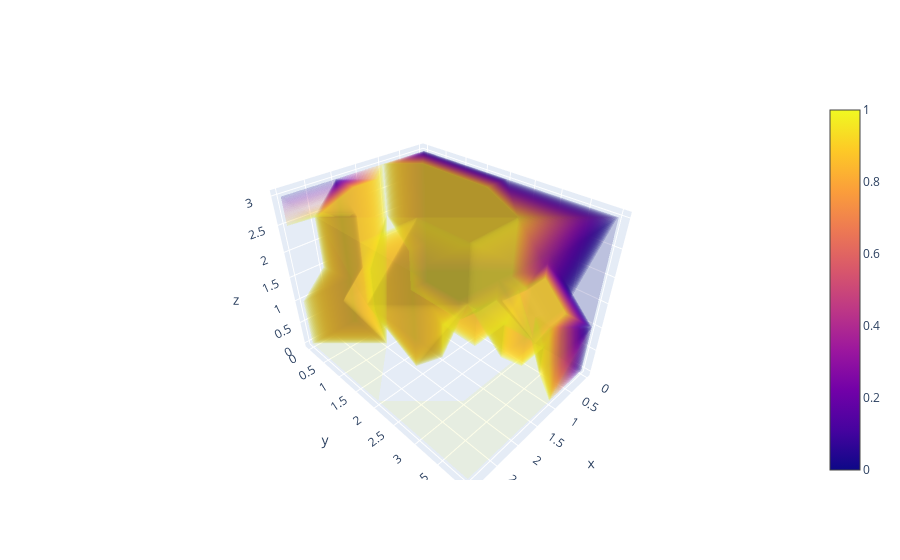

Here is the notebook cell this chart was saved with:
### Code cell
fig = go.Figure(data=go.Volume(
    x=df.x,
    y=df.y,
    z=df.z,
    value=df.player,
    isomin=0,
    isomax=1,
    opacity=.1, # needs to be small to see through all surfaces
    surface_count=80, # needs to be a large number for good volume rendering
    ))
fig.show()

### Figure 1 — Plotly figure (JSON) as saved in the notebook; plotly's stock layout.template omitted (floating-point values rounded to 4 significant figures)
{"data": [{"isomax": 1, "isomin": 0, "opacity": 0.1, "surface": {"count": 80}, "type": "volume", "value": [0, 0, 2, 1, 0, 2, 2, 2, 1, 1, 0, 1, 2, 1, 1, 1, 1, 1, 1, 1, 0, 0, 0, 2, 0, 2, 2, 2, 2, 0, 0, 2, 2, 1, 2, 1, 2, 2, 2, 2, 0, 0, 0, 0, 0, 1, 1, 1, 1, 0, 0, 2, 2, 1, 0, 2, 2, 1, 0, 2, 0, 0, 0, 0, 0, 1, 2, 2, 1, 0, 0, 2, 1, 1, 0, 0, 1, 1, 0, 0], "x": [0, 0, 0, 0, 0, 1, 1, 1, 1, 1, 2, 2, 2, 2, 2, 3, 3, 3, 3, 3, 0, 0, 0, 0, 0, 1, 1, 1, 1, 1, 2, 2, 2, 2, 2, 3, 3, 3, 3, 3, 0, 0, 0, 0, 0, 1, 1, 1, 1, 1, 2, 2, 2, 2, 2, 3, 3, 3, 3, 3, 0, 0, 0, 0, 0, 1, 1, 1, 1, 1, 2, 2, 2, 2, 2, 3, 3, 3, 3, 3], "y": [0, 1, 2, 3, 4, 0, 1, 2, 3, 4, 0, 1, 2, 3, 4, 0, 1, 2, 3, 4, 0, 1, 2, 3, 4, 0, 1, 2, 3, 4, 0, 1, 2, 3, 4, 0, 1, 2, 3, 4, 0, 1, 2, 3, 4, 0, 1, 2, 3, 4, 0, 1, 2, 3, 4, 0, 1, 2, 3, 4, 0, 1, 2, 3, 4, 0, 1, 2, 3, 4, 0, 1, 2, 3, 4, 0, 1, 2, 3, 4], "z": [0, 0, 0, 0, 0, 0, 0, 0, 0, 0, 0, 0, 0, 0, 0, 0, 0, 0, 0, 0, 1, 1, 1, 1, 1, 1, 1, 1, 1, 1, 1, 1, 1, 1, 1, 1, 1, 1, 1, 1, 2, 2, 2, 2, 2, 2, 2, 2, 2, 2, 2, 2, 2, 2, 2, 2, 2, 2, 2, 2, 3, 3, 3, 3, 3, 3, 3, 3, 3, 3, 3, 3, 3, 3, 3, 3, 3, 3, 3, 3]}], "layout": {}}
